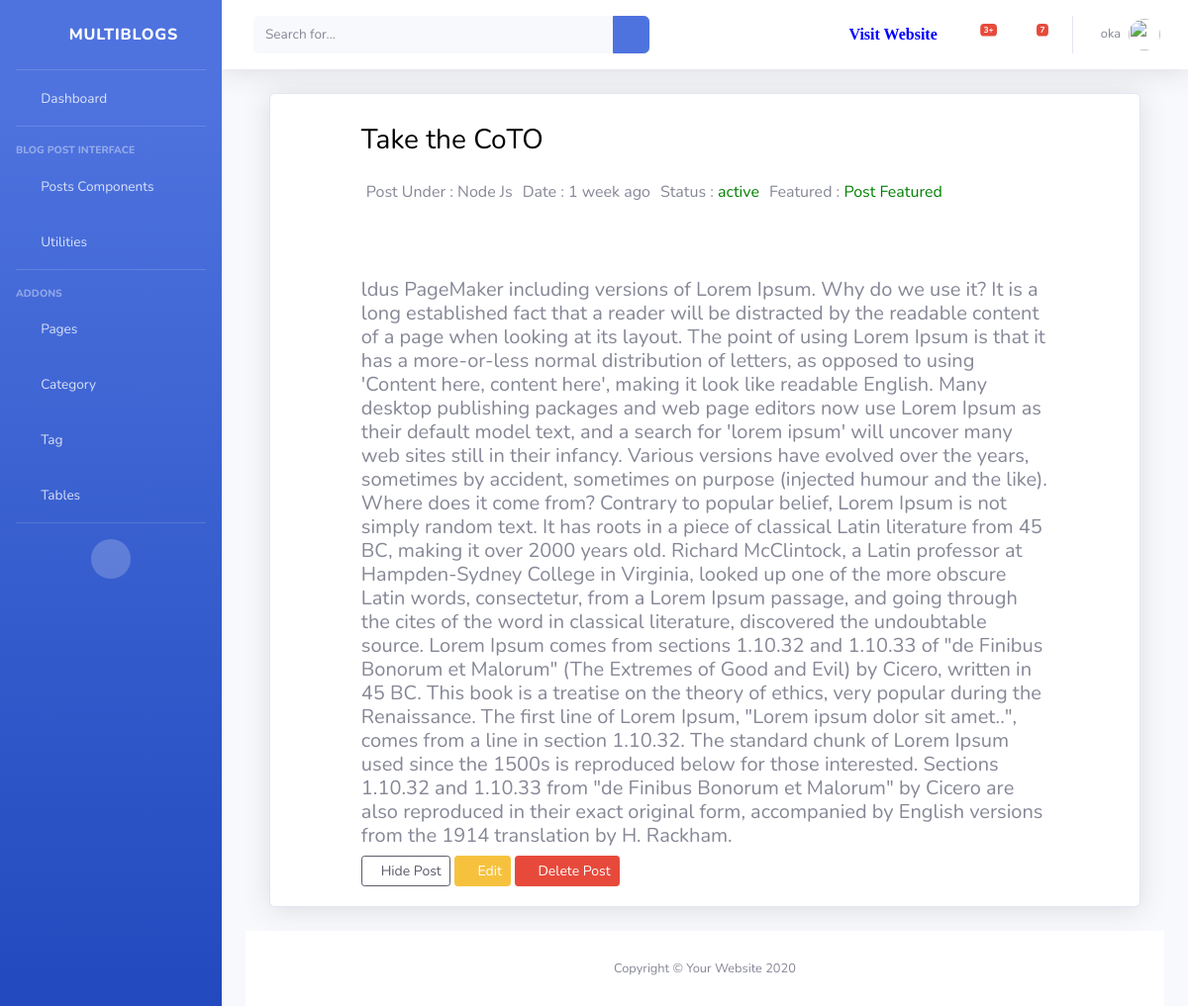
The app's page /dashboard/post/view/16 (signed in), older data.
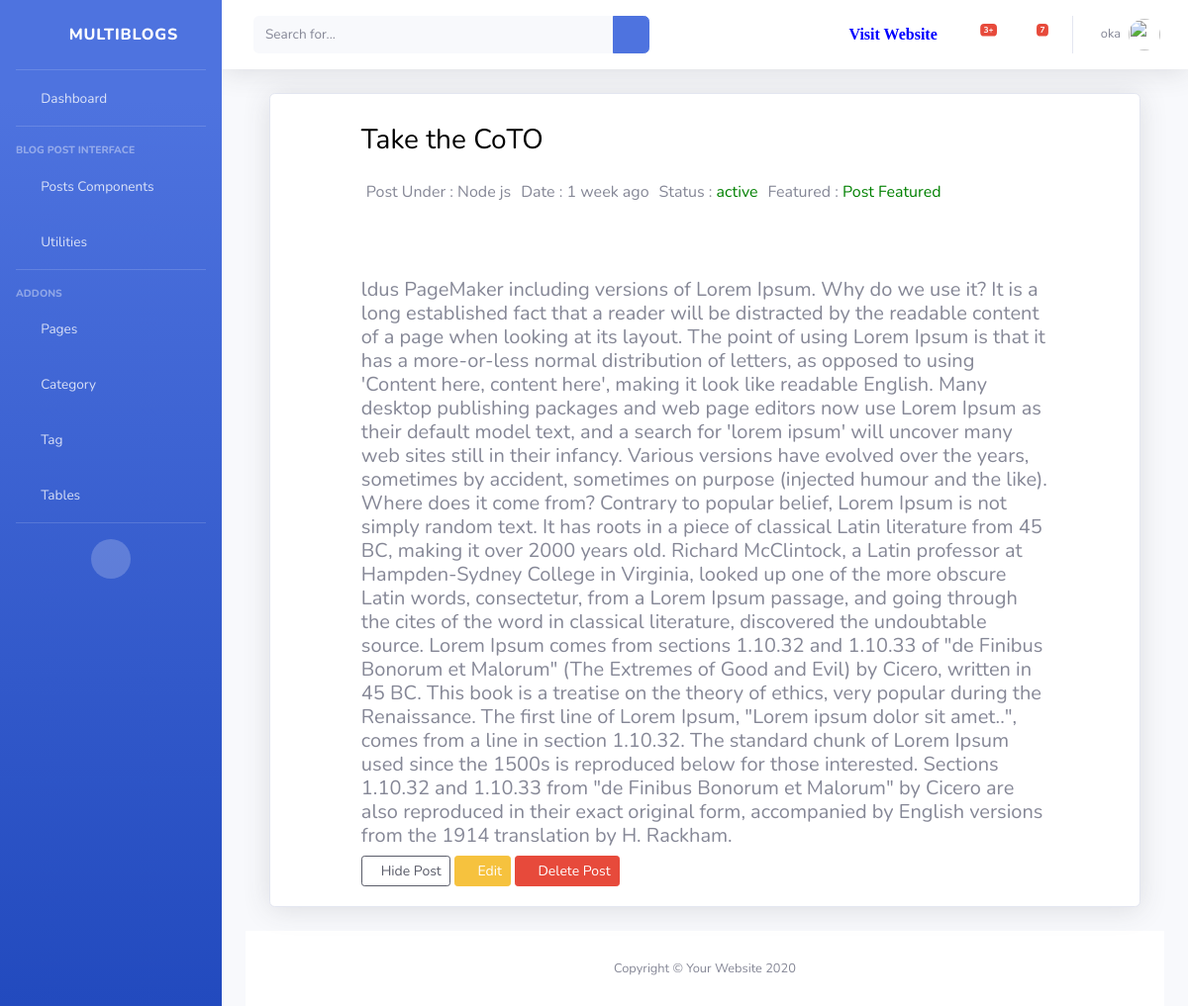
The same page, newer data.
### blog/models.py (models this page shows, shortened)
class Blog(models.Model):
    status = (
        ('active','active'),
        ('pending','pending')
    )
    title  = models.CharField(max_length=200, null=True)
    detail = models.TextField(max_length=2000, null=True)
    image = models.ImageField(upload_to='images/media', null=True, blank=True)
    catagories = models.ForeignKey(Catagory,on_delete=models.DO_NOTHING, null=True)
    tags = models.ManyToManyField(Tag, blank=True)
    status = models.CharField(max_length=20, choices=status, default='pending')
    author = models.ForeignKey(Author, on_delete=models.CASCADE)
    featured  = models.BooleanField(default=False)
    visit_count = models.IntegerField(default=0)
    visible = models.BooleanField(default=True)
    created_at = models.DateTimeField(auto_now_add=True)
    class Meta:
        verbose_name_plural = 'Blog'

class Catagory(models.Model):
    name = models.CharField(max_length=200, null=True)
    slug = models.SlugField(null=True)
    image = models.CharField(max_length=300, null=True, blank=True )
    description = models.CharField(max_length=500, null=True,blank=True, verbose_name='Description')
    class Meta:
        verbose_name_plural = 'Catagory'
    def __str__(self):
        return str(self.name)

### dashboard/views.py (the view)
# urls.py: path('post/view/<str:id>', views.PostView.as_view(), name='post'),
class PostView(View):
    @method_decorator(login_required(login_url='login'))
    def dispatch(self, request,*args,**kwargs):
        return super().dispatch(request,*args,**kwargs)
    def get(self, request,id):
        post_obj = get_object_or_404(Blog, id=id)
        context={
            'post':post_obj
        }
        return render(request,'dashboard/post/post_view.html', context)

### blog/context_processors.py (called while the page is built)
def globalVariable(request):
    category = Catagory.objects.all()\
        .annotate(post_count=Count('blog'))\
        .filter(blog__isnull=False)\
        .order_by('-post_count')[:4]
    category_count = category.count()
    context = {
        'category':category,
        'cat_count':category_count
        }
    return context

### templates/dashboard/post/post_view.html (shortened to what this page needs)
{% extends 'dashboard/base/base.html' %}
{% load static %}
{% block body %}
{% load humanize %}
<div class="container-fluid">
<div class="row">
    <div class="col">
        <div class="card shadow mb-4">
            <div class="row " style="padding: 20px;">
                <div class="col-10 mx-auto">
                    <h3>{{ post.title }}</h3>
                    <div class="text_div">
                        <p> Post Under : {{ post.catagories }}</p>
                        <p> Date : {{ post.created_at|naturaltime }}</p>
                        {% if post.status == 'active' %}
                          <p> Status : <span style="color: green;"> {{ post.status }}</span> </p>
                        {% else %}
                          <p> Status : <span style="color: red; background-color: rgb(70, 123, 172); padding: 5px; border-radius: 10px; "> {{ post.status }}</span> </p>
                        {% endif %}
                        {% if post.featured == True %}
                          <p > Featured : <span style="color:green"> Post Featured</span> </p>
                        {% else %}
                          <p >  Featured : <span style="color:red"> Not Featured Yet</span></p>
                        {% endif %}
                    </div>
                    <h5> {{ post.detail }}</h5>
                    <div>
                      {% if post.visible == False %}
                        <a href=" {% url 'visible' post.id %}" class="btn btn-outline-dark btn-sm "><i class="fas fa-eye"></i> Make Visible </a>
                      {% else %}
                        <a href=" {% url 'hidden' post.id %}" class="btn btn-outline-dark btn-sm"><i class="fas fa-eye-slash"></i>Hide Post </a>
                      {% endif %}
                        <a href="{% url 'edit_post' post.id %}" class="btn btn-warning btn-sm"><i class="far fa-edit"></i> Edit</a>
                        <a href=" " class="btn btn-danger btn-sm" data-toggle="modal" data-target="#delete"><i class="far fa-trash-alt" ></i> Delete Post </a>
                    </div>
                </div>
            </div>
        </div>
    </div>
</div>
{% endblock %}

Row changes from the older to the newer data that the page shows:
changed Blog "Take the CoTO": catagories "Node Js" → "Node js"
